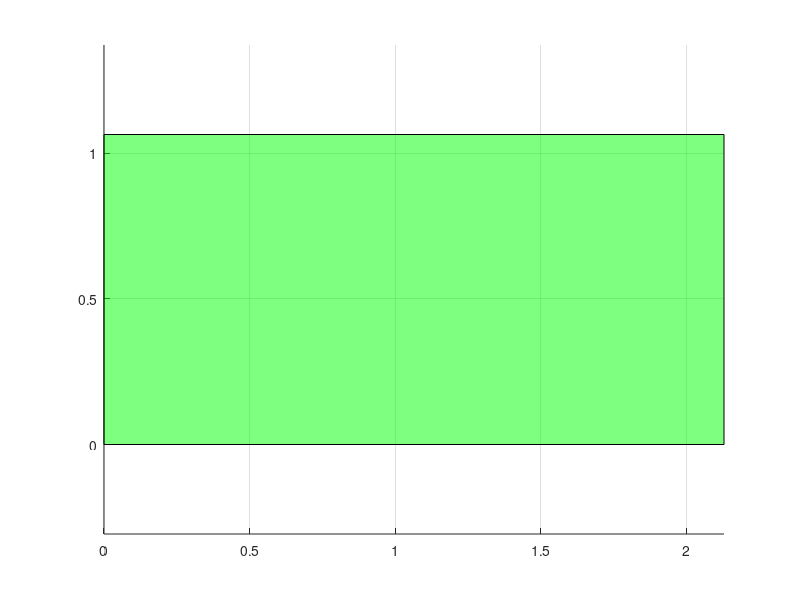

Write the MATLAB code that produced this figure.
function plotbackground()

    patch([0,0,2.13,2.13],[0,1.065,1.065,0],'g','FaceAlpha',0.5);
    grid on;
    axis square equal;
    hold on;

end